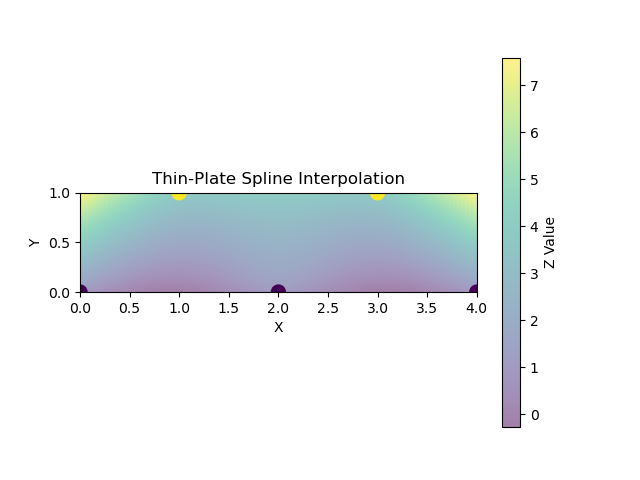

Generate this figure with Python:
import numpy as np
from scipy.interpolate import Rbf
import matplotlib.pyplot as plt

# Sample data
x = np.array([0, 1, 2, 3, 4])
y = np.array([0, 1, 0, 1, 0])
z = np.array([1, 4, 1, 4, 1])

# Create the interpolator
rbf = Rbf(x, y, z, function='thin_plate')

# Create a grid to evaluate the interpolator
xi, yi = np.meshgrid(np.linspace(0, 4, 100), np.linspace(0, 1, 100))
zi = rbf(xi, yi)

# Plot the original points
plt.scatter(x, y, c=z, s=100, marker='o')

# Plot the interpolated surface
plt.imshow(zi, extent=[0, 4, 0, 1], origin='lower', cmap='viridis', alpha=0.5)
plt.colorbar(label='Z Value')
plt.title('Thin-Plate Spline Interpolation')
plt.xlabel('X')
plt.ylabel('Y')
plt.show()
print (rbf)
